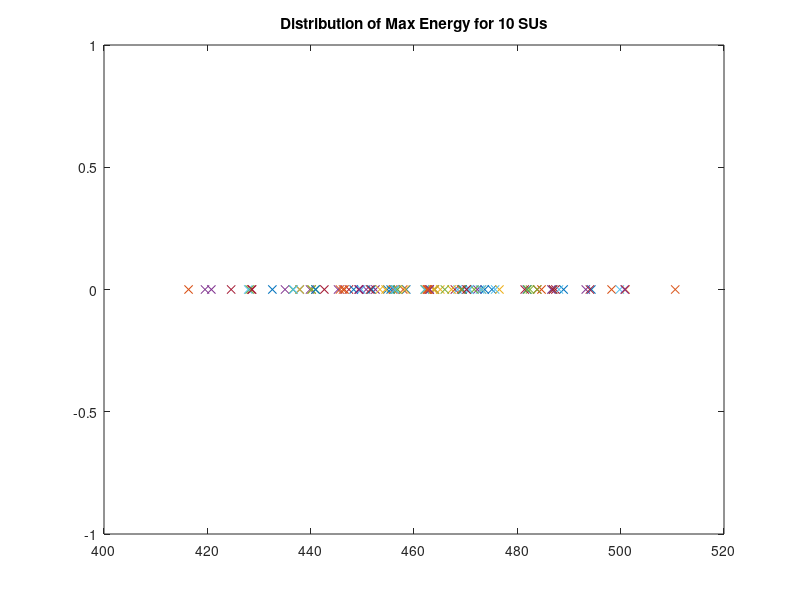

MATLAB code to generate this figure:
%A = fileread('dataset.txt');
%C = strsplit(A);
%D= sort(C);
A= dlmread('10X100finaldata.txt');
After_sort = sort(A);
l = length(After_sort);
first_center_index = l/4;
second_center_index = 3*l/4;
value_of_first_center = After_sort(first_center_index);
value_of_second_center = After_sort(second_center_index);
plot(A,0,'x');
title('Distribution of Max Energy for 10 SUs');
hold on
%plot(A(75),0,'-rp');


